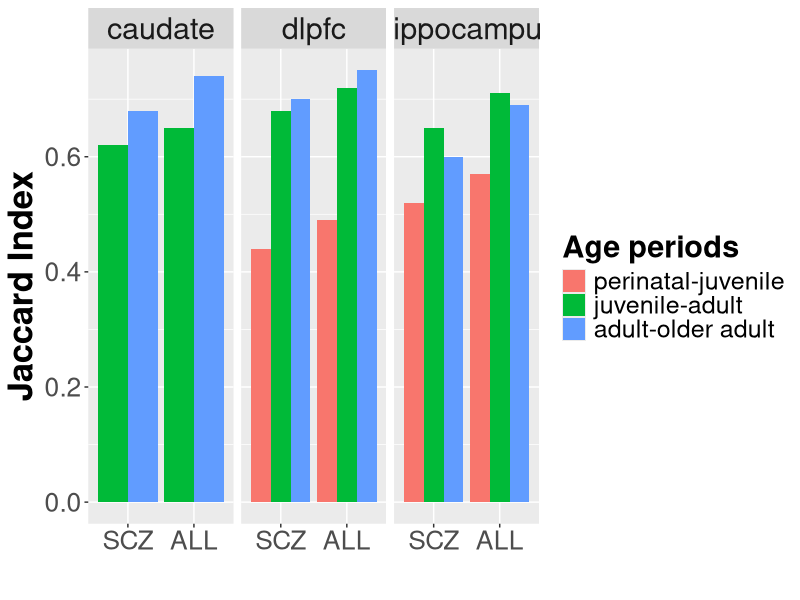

Here is the R script that generated this plot:
library(ggplot2)

Caudate = data.frame(tissue = rep("caudate",4),
                     age_window = c(rep("juvenile-adult",2),rep("adult-older adult",2)),
                     type = rep(c("SCZ","ALL"),2),
                     JI = c(0.62,0.65,0.68,0.74))

DLPFC = data.frame(tissue = rep("dlpfc",6),
                     age_window = c(rep("perinatal-juvenile",2),rep("juvenile-adult",2),rep("adult-older adult",2)),
                     type = rep(c("SCZ","ALL"),3),
                     JI = c(0.44,0.49,0.68,0.72,0.70,0.75))

HIPPO = data.frame(tissue = rep("hippocampus",6),
                     age_window = c(rep("perinatal-juvenile",2),rep("juvenile-adult",2),rep("adult-older adult",2)),
                     type = rep(c("SCZ","ALL"),3),
                     JI = c(0.52,0.57,0.65,0.71,0.60,0.69))

data = rbind(Caudate,DLPFC,HIPPO)
data$age_window = factor(data$age_window,levels = c("perinatal-juvenile","juvenile-adult","adult-older adult"))
data$type = factor(data$type,levels = c("SCZ","ALL"))

jpeg("Caudate.dlpfc.hippo_jaccard.index_plot1.jpeg",units="in", width=18, height=8, res=250)
# ggplot(data, aes(fill = type, y = JI, x = age_window)) + 
#     geom_bar(position="dodge",stat = "identity") + facet_grid(. ~ tissue) + xlab("age stages") + ylab("Jaccard Index") +
#         scale_fill_discrete(name = "type of genes") + 
#         theme(axis.title = element_text(size = 25,face = "bold"),
#               axis.text.x = element_text(size = 16),
#               axis.text.y = element_text(size = 19),
#               strip.text = element_text(size = 22),
#               legend.text = element_text(size = 18),
#               legend.title = element_text(size = 22,face = "bold"))

ggplot(data, aes(fill = age_window, y = JI, x = type)) + 
    geom_bar(position="dodge",stat = "identity") + facet_grid(. ~ tissue) + xlab("") + ylab("Jaccard Index") +
        scale_fill_discrete(name = "Age periods") + 
        theme(axis.title = element_text(size = 25,face = "bold"),
              axis.text = element_text(size = 19),
              strip.text = element_text(size = 22),
              legend.text = element_text(size = 18),
              legend.title = element_text(size = 22,face = "bold"))

dev.off()
